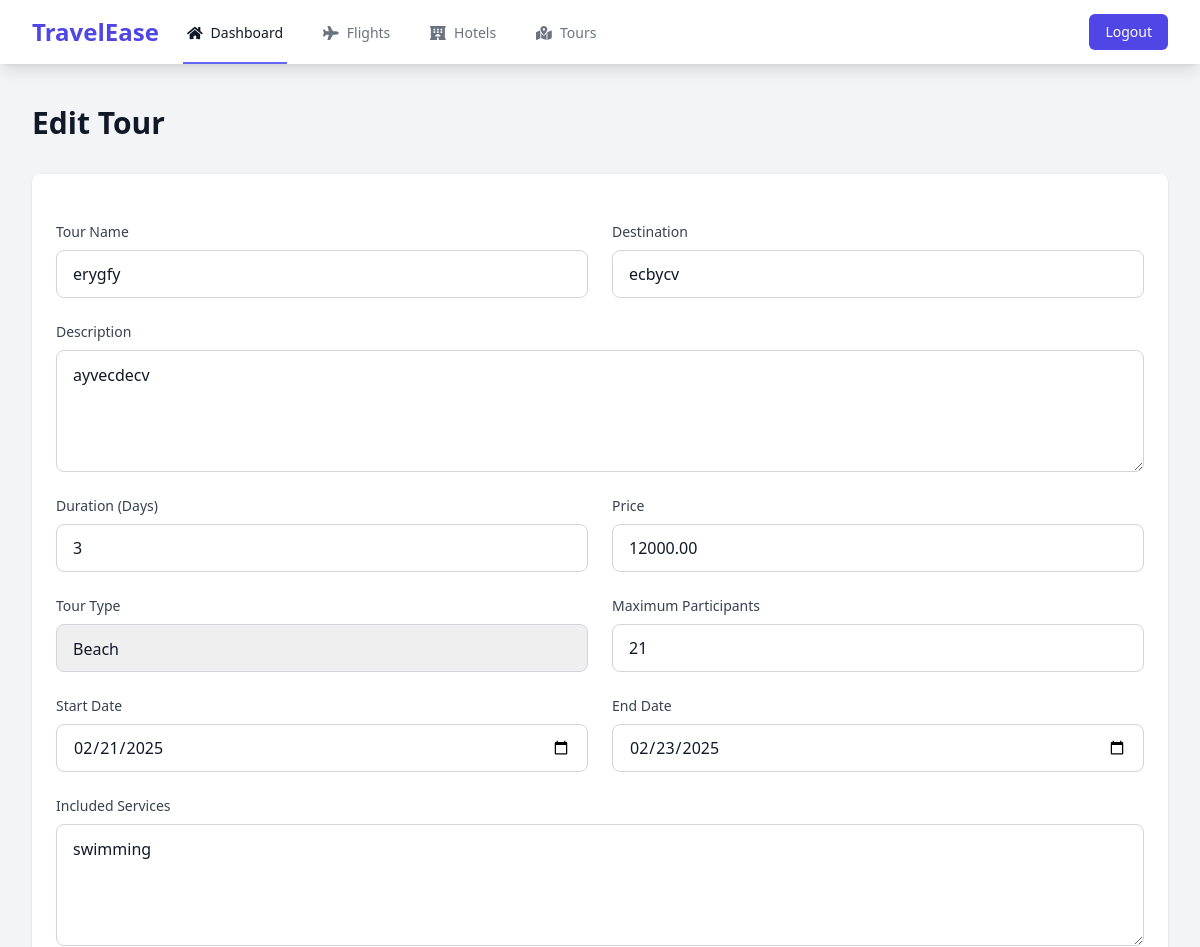
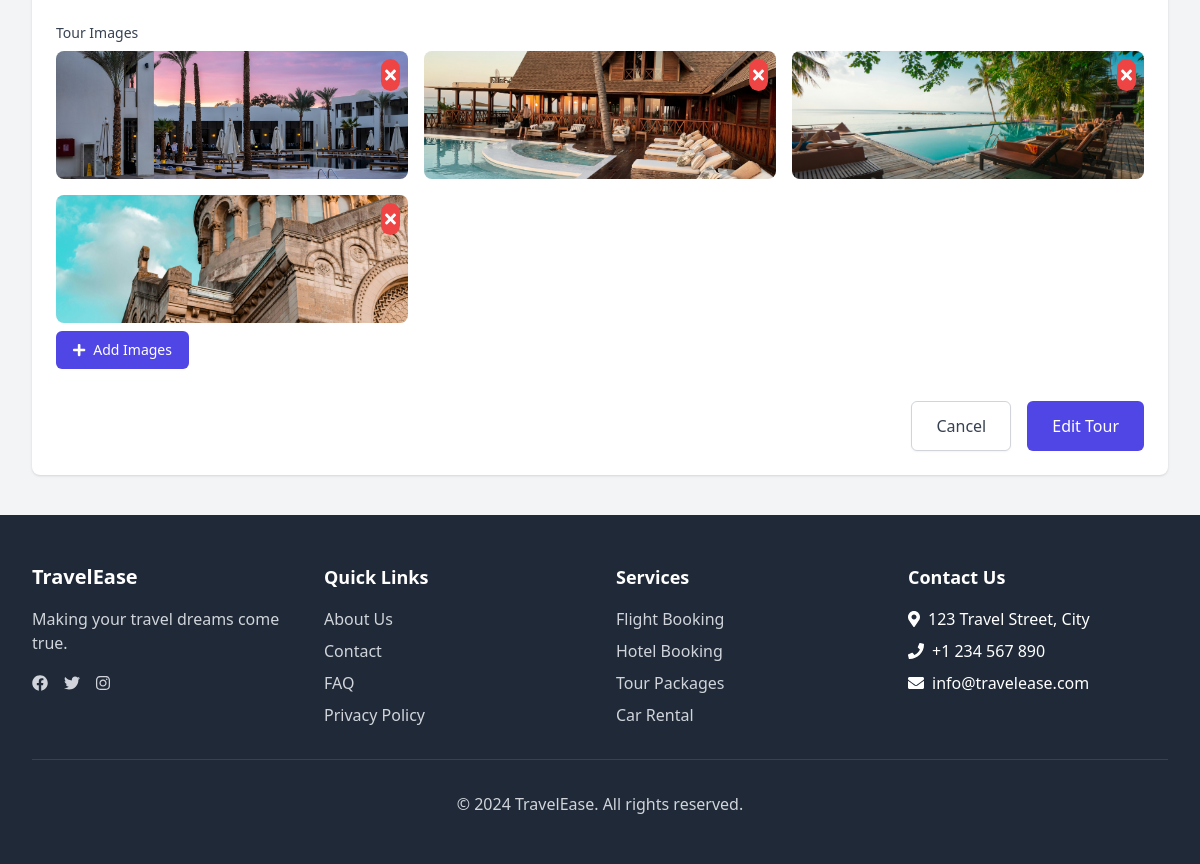
/manage/tours/2/edit/ (signed in), run on the app's committed database (2 pictures, top to bottom).
### core/models.py (models this page shows, shortened)
class Tour(models.Model):
    ADVENTURE = 'adventure'
    CULTURAL = 'cultural'
    BEACH = 'beach'
    CITY = 'city'
    TOUR_TYPE_CHOICES = [
        (ADVENTURE, 'Adventure'),
        (CULTURAL, 'Cultural'),
        (BEACH, 'Beach'),
        (CITY, 'City Tours'),
    ]
    name = models.CharField(max_length=200)
    destination = models.CharField(max_length=200)
    description = models.TextField()
    duration_days = models.IntegerField()
    price = models.DecimalField(max_digits=10, decimal_places=2)
    tour_type = models.CharField(max_length=10, choices=TOUR_TYPE_CHOICES, default=CULTURAL)
    max_participants = models.IntegerField()
    current_participants = models.IntegerField(default=0)
    start_date = models.DateField()
    end_date = models.DateField()
    included_services = models.TextField()
    created_at = models.DateTimeField(auto_now_add=True)
    updated_at = models.DateTimeField(auto_now=True)
    class Meta:
        ordering = ['start_date']

class TourImage(models.Model):
    tour = models.ForeignKey('Tour', related_name='images', on_delete=models.CASCADE)
    image = models.ImageField(upload_to='tour_images/')
    created_at = models.DateTimeField(auto_now_add=True)
    class Meta:
        ordering = ['created_at']

### core/views.py (the view)
# urls.py: path('manage/tours/<int:tour_id>/edit/', views.edit_tour, name='edit_tour'),
@login_required
def edit_tour(request, tour_id):
    tour = get_object_or_404(Tour, id=tour_id)
    if request.method == 'POST':
        form = TourForm(request.POST, request.FILES, instance=tour)
        if form.is_valid():
            tour = form.save()
            messages.success(request, 'Tour updated successfully.')
            return redirect('manage_tours')
    else:
        form = TourForm(instance=tour)
    return render(request, 'dashboard/tour_form.html', {'form': form, 'action': 'Edit'})

### core/forms.py (shortened to what this page needs)
class TourForm(forms.ModelForm):
    images = MultipleFileField(required=False)
    class Meta:
        model = Tour
        fields = ['name', 'destination', 'description', 'duration_days', 'price',
                 'tour_type', 'max_participants', 'start_date', 'end_date',
                 'included_services']
        widgets = {
            'description': forms.Textarea(attrs={'rows': 4}),
            'included_services': forms.Textarea(attrs={'rows': 4}),
            'start_date': forms.DateInput(attrs={'type': 'date'}),
            'end_date': forms.DateInput(attrs={'type': 'date'}),
        }

### templates/dashboard/tour_form.html (shortened to what this page needs)
{% extends 'base.html' %}
{% load static %}
{% load widget_tweaks %}
{% block content %}
<div class="min-h-screen bg-gray-100">
    <div class="py-10">
        <header>
            <div class="max-w-7xl mx-auto px-4 sm:px-6 lg:px-8">
                <h1 class="text-3xl font-bold leading-tight text-gray-900">{{ action }} Tour</h1>
            </div>
        </header>
        <main>
            <div class="max-w-7xl mx-auto sm:px-6 lg:px-8">
                <div class="mt-8">
                    <div class="bg-white shadow sm:rounded-lg">
                        <div class="px-4 py-5 sm:p-6">
                            <form method="POST" enctype="multipart/form-data" class="space-y-6">
                                <div class="grid grid-cols-1 gap-6 sm:grid-cols-2">
                                    <div>
                                        <label for="{{ form.name.id_for_label }}" class="block text-sm font-medium text-gray-700 mb-2">Tour Name</label>
                                        {{ form.name|add_class:"appearance-none rounded-lg relative block w-full px-4 py-3 border border-gray-300 placeholder-gray-500 text-gray-900 focus:outline-none focus:ring-indigo-500 focus:border-indigo-500 focus:z-10 text-base h-12" }}
                                    </div>
                                    <div>
                                        <label for="{{ form.destination.id_for_label }}" class="block text-sm font-medium text-gray-700 mb-2">Destination</label>
                                        {{ form.destination|add_class:"appearance-none rounded-lg relative block w-full px-4 py-3 border border-gray-300 placeholder-gray-500 text-gray-900 focus:outline-none focus:ring-indigo-500 focus:border-indigo-500 focus:z-10 text-base h-12" }}
                                    </div>
                                    <div class="sm:col-span-2">
                                        <label for="{{ form.description.id_for_label }}" class="block text-sm font-medium text-gray-700 mb-2">Description</label>
                                        {{ form.description|add_class:"appearance-none rounded-lg relative block w-full px-4 py-3 border border-gray-300 placeholder-gray-500 text-gray-900 focus:outline-none focus:ring-indigo-500 focus:border-indigo-500 focus:z-10 text-base" }}
                                    </div>
                                    <div>
                                        <label for="{{ form.duration_days.id_for_label }}" class="block text-sm font-medium text-gray-700 mb-2">Duration (Days)</label>
                                        {{ form.duration_days|add_class:"appearance-none rounded-lg relative block w-full px-4 py-3 border border-gray-300 placeholder-gray-500 text-gray-900 focus:outline-none focus:ring-indigo-500 focus:border-indigo-500 focus:z-10 text-base h-12" }}
                                    </div>
                                    <div>
                                        <label for="{{ form.price.id_for_label }}" class="block text-sm font-medium text-gray-700 mb-2">Price</label>
                                        {{ form.price|add_class:"appearance-none rounded-lg relative block w-full px-4 py-3 border border-gray-300 placeholder-gray-500 text-gray-900 focus:outline-none focus:ring-indigo-500 focus:border-indigo-500 focus:z-10 text-base h-12" }}
                                    </div>
                                    <div>
                                        <label for="{{ form.tour_type.id_for_label }}" class="block text-sm font-medium text-gray-700 mb-2">Tour Type</label>
                                        {{ form.tour_type|add_class:"appearance-none rounded-lg relative block w-full px-4 py-3 border border-gray-300 placeholder-gray-500 text-gray-900 focus:outline-none focus:ring-indigo-500 focus:border-indigo-500 focus:z-10 text-base h-12" }}
                                    </div>
                                    <div>
                                        <label for="{{ form.max_participants.id_for_label }}" class="block text-sm font-medium text-gray-700 mb-2">Maximum Participants</label>
                                        {{ form.max_participants|add_class:"appearance-none rounded-lg relative block w-full px-4 py-3 border border-gray-300 placeholder-gray-500 text-gray-900 focus:outline-none focus:ring-indigo-500 focus:border-indigo-500 focus:z-10 text-base h-12" }}
                                    </div>
                                    <div>
                                        <label for="{{ form.start_date.id_for_label }}" class="block text-sm font-medium text-gray-700 mb-2">Start Date</label>
                                        {{ form.start_date|add_class:"appearance-none rounded-lg relative block w-full px-4 py-3 border border-gray-300 placeholder-gray-500 text-gray-900 focus:outline-none focus:ring-indigo-500 focus:border-indigo-500 focus:z-10 text-base h-12" }}
                                    </div>
                                    <div>
                                        <label for="{{ form.end_date.id_for_label }}" class="block text-sm font-medium text-gray-700 mb-2">End Date</label>
                                        {{ form.end_date|add_class:"appearance-none rounded-lg relative block w-full px-4 py-3 border border-gray-300 placeholder-gray-500 text-gray-900 focus:outline-none focus:ring-indigo-500 focus:border-indigo-500 focus:z-10 text-base h-12" }}
                                    </div>
                                    <div class="sm:col-span-2">
                                        <label for="{{ form.included_services.id_for_label }}" class="block text-sm font-medium text-gray-700 mb-2">Included Services</label>
                                        {{ form.included_services|add_class:"appearance-none rounded-lg relative block w-full px-4 py-3 border border-gray-300 placeholder-gray-500 text-gray-900 focus:outline-none focus:ring-indigo-500 focus:border-indigo-500 focus:z-10 text-base" }}
                                    </div>
                                    <div class="sm:col-span-2">
                                        <label class="block text-sm font-medium text-gray-700 mb-2">Tour Images</label>
                                        {% if form.instance.id and form.instance.images.all %}
                                            <div class="grid grid-cols-3 gap-4 mt-2">
                                                {% for image in form.instance.images.all %}
                                                    <div class="relative" data-image-id="{{ image.id }}">
                                                        <img src="{{ image.image.url }}" alt="Tour Image" class="h-32 w-full object-cover rounded-lg">
                                                        <button type="button"
                                                                onclick="deleteImage('{{ image.id }}')"
                                                                class="absolute top-2 right-2 bg-red-500 text-white rounded-full p-1 hover:bg-red-600">
                                                            <i class="fas fa-times"></i>
                                                        </button>
                                                    </div>
                                                {% endfor %}
                                            </div>
                                        {% endif %}
                                        <div class="mt-2">
                                            <label for="{{ form.images.auto_id }}" class="cursor-pointer inline-flex items-center px-4 py-2 border border-transparent text-sm font-medium rounded-md text-white bg-indigo-600 hover:bg-indigo-700">
                                                <i class="fas fa-plus mr-2"></i> Add Images
                                            </label>
                                        </div>
                                    </div>
                                </div>
                                <div class="flex justify-end space-x-4 mt-6">
                                    <a href="{% url 'manage_tours' %}" class="inline-flex items-center px-6 py-3 border border-gray-300 shadow-sm text-base font-medium rounded-md text-gray-700 bg-white hover:bg-gray-50">
                                        Cancel
                                    </a>
                                    <button type="submit" class="inline-flex items-center px-6 py-3 border border-transparent text-base font-medium rounded-md text-white bg-indigo-600 hover:bg-indigo-700">
                                        {{ action }} Tour
                                    </button>
                                </div>
                            </form>
                        </div>
                    </div>
                </div>
            </div>
        </main>
    </div>
</div>
{% endblock %}

### data on the page
Tour: name "erygfy", destination "ecbycv", description "ayvecdecv", duration_days "3", price "12000.00", tour_type "Beach", max_participants "21", start_date "02/21/2025", end_date "02/23/2025", included_services "swimming"
TourImage: image (picture)
TourImage: image (picture)
TourImage: image (picture)
TourImage: image (picture)

### other printed values
{{ action }} "Edit"
